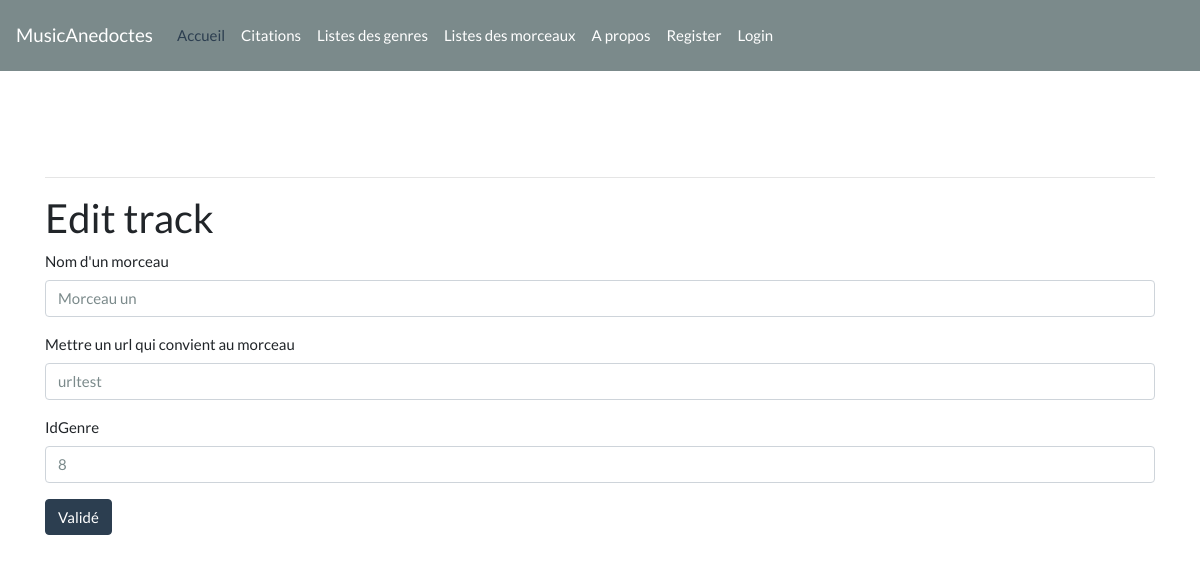
The app's page /index.php/tracks/edit/Morceau-un with its own data.
### tables this page shows
CREATE TABLE `tracks` (
  `idTrack` int NOT NULL,
  `nameTrack` varchar(255) NOT NULL,
  `url` varchar(255) DEFAULT NULL,
  `slug` varchar(255) NOT NULL,
  `createdAt` timestamp NOT NULL DEFAULT CURRENT_TIMESTAMP,
  `updatedAt` timestamp NULL DEFAULT CURRENT_TIMESTAMP,
  `isValidated` tinyint(1) NOT NULL,
  `idGenre` int NOT NULL,
  `idUser` int NOT NULL
);

### application/controllers/Tracks.php (called while the page is built, shortened)
<?php
    class Tracks extends CI_Controller {
        public function edit($slug){
            $data['track'] = $this->track_model->get_tracks($slug);
            $data['title'] = 'Edit track';
            $this->load->view('templates/header');
            $this->load->view('tracks/edit', $data);
            $this->load->view('templates/footer');
        }
    }

### index.php (called while the page is built, shortened)
<?php
require_once BASEPATH.'core/CodeIgniter.php';

### application/models/Track_model.php (called while the page is built, shortened)
<?php
    class Track_model extends CI_Model {
        public function get_tracks($slug = FALSE){
            $query = $this->db->get_where('tracks', array('slug' => $slug));
            return $query->row_array();
        }
    }

### application/views/tracks/edit.php (the view, shortened to what this page needs)
<h2><?=$title; ?></h2>
<?php echo form_open('tracks/update'); ?>
  <div class="form-group">
    <label>Nom d'un morceau</label>
    <input type="text" class="form-control" name="nameTrack" placeholder="Ajoutez un track"
    value="<?php echo $track['nameTrack']; ?>">
  </div>
  <div class="form-group">
    <label>Mettre un url qui convient au morceau</label>
    <input type="text" class="form-control" name="url" placeholder="Ajoutez un url"
    value="<?php echo $track['url']; ?>">
  </div>
  <div class="form-group">
    <label>IdGenre</label>
    <input type="text" class="form-control" name="idGenre" placeholder="IdGenre"
    value="<?php echo $track['idGenre']; ?>">
  </div>
  <button type="submit" class="btn btn-primary">Validé</button>
</form>

### records on screen
tracks: nameTrack "Morceau un", url "urltest", idGenre "8"

### other values on screen
$title "Edit track"
